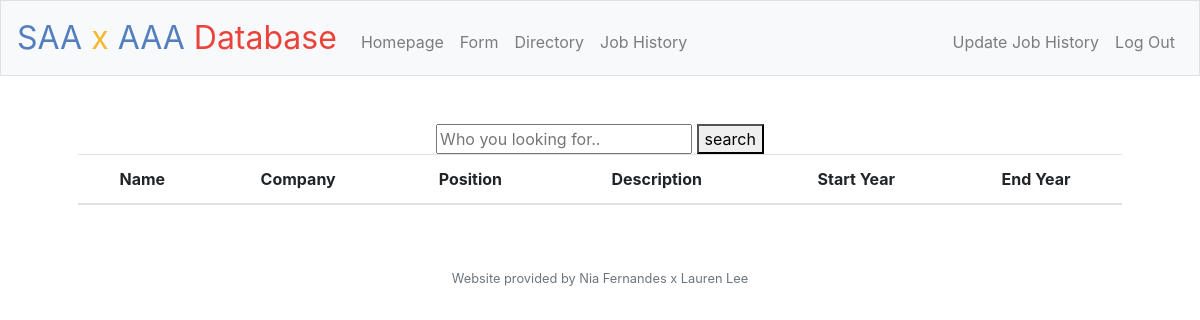
/self/Simon Fernandes (signed in), run on an earlier commit of the app's database.
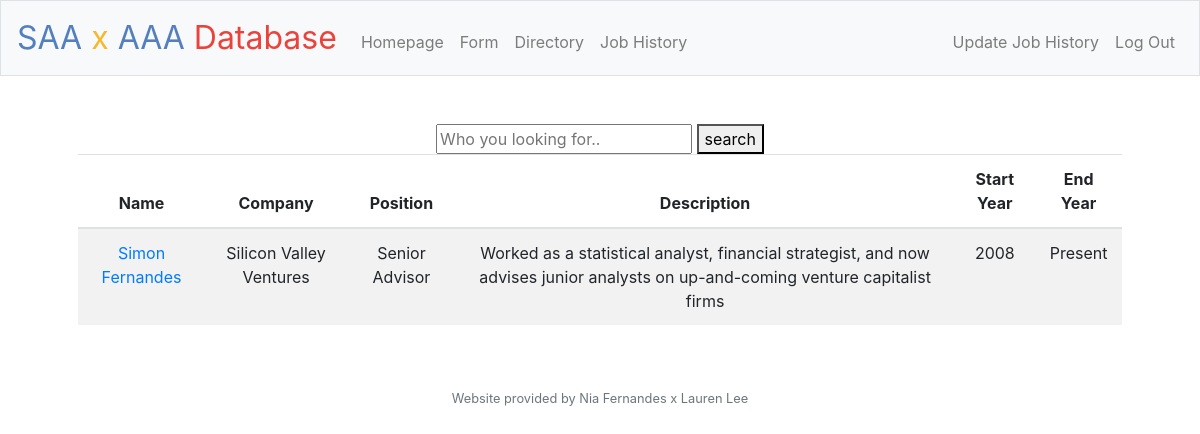
And on a later commit of the database.
### tables this page shows
CREATE TABLE 'job_history' ('user_id' integer PRIMARY KEY NOT NULL, 'company' char(50), 'position' char(50), 'description' char(500), 'start_year' integer, 'end_year' integer,'name' char(200));

### application.py (the view)
@app.route("/self/<name>", methods=["GET"])
@login_required
def self(name):
    self = db.execute("SELECT * FROM job_history WHERE name like '%"+name+"%'")
    return render_template("self.html", directory=self)

### application.py (called while the page is built)
@app.after_request
def after_request(response):
    response.headers["Cache-Control"] = "no-cache, no-store, must-revalidate"
    response.headers["Expires"] = 0
    response.headers["Pragma"] = "no-cache"
    return response

### helpers.py (called while the page is built)
def login_required(f):
    @wraps(f)
    def decorated_function(*args, **kwargs):
        if session.get("user_id") is None:
            return redirect("/login")
        return f(*args, **kwargs)
    return decorated_function

### templates/self.html (shortened to what this page needs)
{% extends "layout.html" %}
{% block main %}
    <head>
        <link href="styles.css" rel="stylesheet">
    </head>
    <body>
        <div class="header">
            <form action="/self" method="post">
                <div class="form-box">
                <input type="text" class="search-field location"
                placeholder="Who you looking for.." name="search_field">
                <button class="search-btn" type="submit">search</button>
                </div>
        </form>
        </div>
    </body>
    <table class="table table-striped">
        <thead>
            <tr>
                <th>Name</th>
                <th>Company</th>
                <th>Position</th>
                <th>Description</th>
                <th>Start Year</th>
                <th>End Year</th>
            </tr>
        </thead>
        <tbody>
            {% for user in directory %}
                <tr>
                    <td> <a href = "/self/{{user.user_id}}">{{ user.name }}</a></td>
                    <td> {{ user.company }}</td>
                    <td> {{ user.position }}</td>
                    <td> {{ user.description }}</td>
                    <td> {{ user.start_year }}</td>
                    <td> {{ user.end_year }}</td>
                </tr>
            {% endfor %}
        </tbody>
    </table>
{% endblock %}

What changed in the data, as far as the page shows it:
added job_history: name "Simon Fernandes", company "Silicon Valley Ventures", position "Senior Advisor", description "Worked as a statistical analyst, financial strategist, and now advises junior analysts on up-and-coming venture capitalist firms", start_year "2008", end_year "Present"
